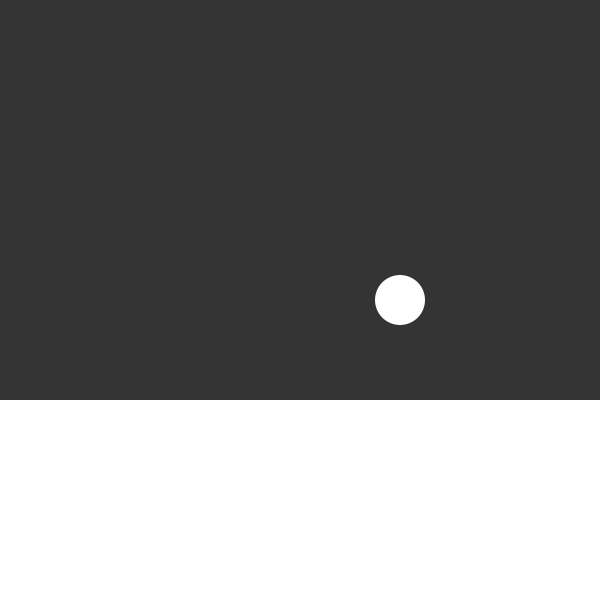
Frame 1 (no input)
Frame 60 (the mouse pressed at the canvas centre just before this capture): identical to frame 1, image omitted
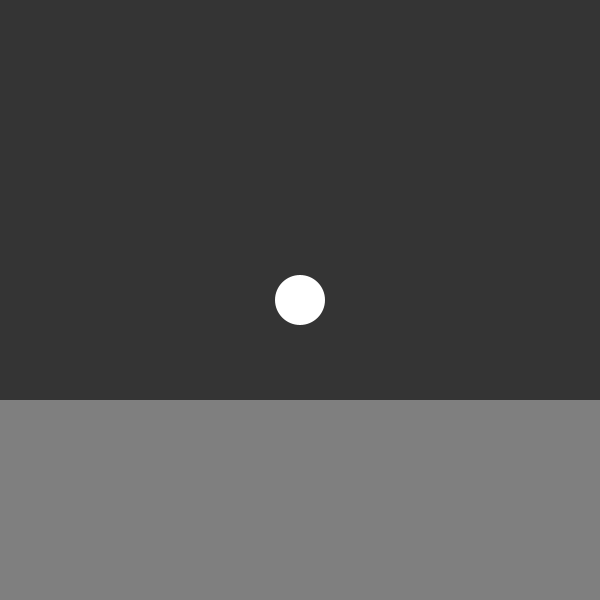
Frame 120 (the mouse held since frame 60 and released just before this capture)

The Processing sketch that drew these frames (run headless with seeded random() and noise(); from frame 60 on, the mouse is pressed at the canvas centre):

// Processing sketch: map_map_map
// ── map_map_map.pde
void setup() {
  size(600, 600);
}


void draw() {
  background(52);

  fill(255);
  noStroke();

  float x = map(mouseX, 0, width, 400, 200);
  ellipse(x, width * 0.5, 50, 50);

  float brightness = map(mouseY, 0, height, 255, 0);
  fill(brightness);  
  rect(0, 400, width, 200);
}
